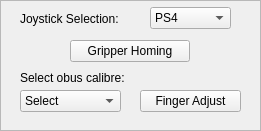
    <widget class="QFrame" name="frame_main">
     <property name="geometry">
      <rect>
       <x>10</x>
       <y>9</y>
       <width>261</width>
       <height>131</height>
      </rect>
     </property>
     <property name="frameShape">
      <enum>QFrame::StyledPanel</enum>
     </property>
     <property name="frameShadow">
      <enum>QFrame::Raised</enum>
     </property>
     <widget class="QPushButton" name="Finger_Adjust_Button">
      <property name="enabled">
       <bool>true</bool>
      </property>
      <property name="geometry">
       <rect>
        <x>140</x>
        <y>90</y>
        <width>101</width>
        <height>22</height>
       </rect>
      </property>
      <property name="text">
       <string>Finger Adjust</string>
      </property>
     </widget>
     <widget class="QPushButton" name="Gripper_Homing_Button">
      <property name="geometry">
       <rect>
        <x>70</x>
        <y>40</y>
        <width>120</width>
        <height>22</height>
       </rect>
      </property>
      <property name="text">
       <string>Gripper Homing</string>
      </property>
     </widget>
     <widget class="QComboBox" name="calibre_comboBox">
      <property name="geometry">
       <rect>
        <x>20</x>
        <y>90</y>
        <width>101</width>
        <height>22</height>
       </rect>
      </property>
      <property name="maxVisibleItems">
       <number>10</number>
      </property>
      <item>
       <property name="text">
        <string>Select</string>
       </property>
      </item>
      <item>
       <property name="text">
        <string>&lt; 90 mm</string>
       </property>
      </item>
      <item>
       <property name="text">
        <string>[90, 130] mm</string>
       </property>
      </item>
      <item>
       <property name="text">
        <string>[140, 155] mm</string>
       </property>
      </item>
      <item>
       <property name="text">
        <string>&gt; 200 mm</string>
       </property>
      </item>
     </widget>
     <widget class="QLabel" name="Select_obus_label">
      <property name="geometry">
       <rect>
        <x>20</x>
        <y>70</y>
        <width>141</width>
        <height>16</height>
       </rect>
      </property>
      <property name="text">
       <string>Select obus calibre:</string>
      </property>
     </widget>
     <widget class="QLabel" name="joy_label">
      <property name="geometry">
       <rect>
        <x>20</x>
        <y>10</y>
        <width>131</width>
        <height>17</height>
       </rect>
      </property>
      <property name="text">
       <string>Joystick Selection:</string>
      </property>
     </widget>
     <widget class="QComboBox" name="joy_comboBox">
      <property name="geometry">
       <rect>
        <x>150</x>
        <y>7</y>
        <width>81</width>
        <height>22</height>
       </rect>
      </property>
      <property name="currentText">
       <string>PS4</string>
      </property>
      <property name="currentIndex">
       <number>0</number>
      </property>
      <property name="maxVisibleItems">
       <number>2</number>
      </property>
      <item>
       <property name="text">
        <string>PS4</string>
       </property>
      </item>
      <item>
       <property name="text">
        <string>ITOWA</string>
       </property>
      </item>
     </widget>
    </widget>
